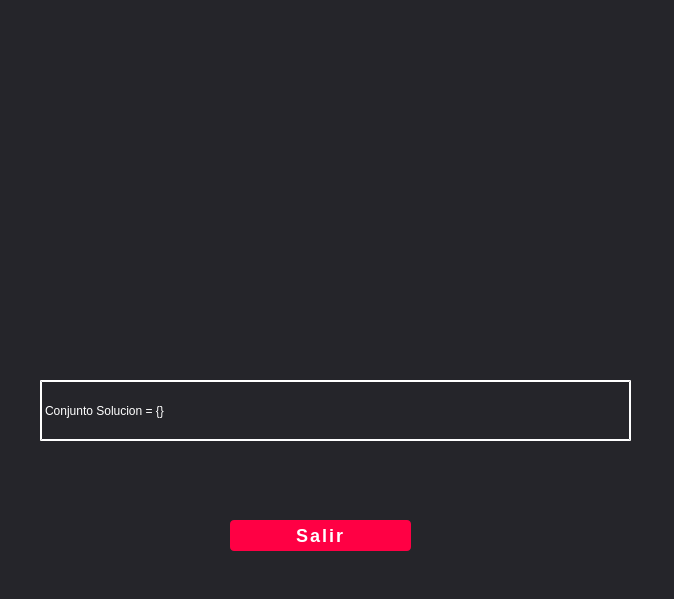
<?xml version="1.0" encoding="UTF-8"?>
<ui version="4.0">
 <class>Dialog</class>
 <widget class="QDialog" name="Dialog">
  <property name="geometry">
   <rect>
    <x>0</x>
    <y>0</y>
    <width>674</width>
    <height>599</height>
   </rect>
  </property>
  <property name="windowTitle">
   <string>Dialog</string>
  </property>
  <property name="styleSheet">
   <string notr="true">QMainWindow{
	background:Coral;
}

QWidget{
	background:#25252A;
}
QPushButton{

	color:white;
	background-color:rgb(255,0,68);
	font:57 11pt &quot;Ubuntu&quot;;
	border-radius:4px;
	letter-spacing: 2px;
	font-size:18px;

	font-weight: bold
}
QPushButton:hover{
	
	background-color:#25252A;
	border-color: #2d98da;
	border-width : 2px;
	border-style:inset;
	
}
QLabel{
	color:white;
	border-color:white;
	border-width : 2px;
	border-style:inset;
}
QSpinBox{
	color:white;
	border-color:white;
	background:#4b6584;
}
</string>
  </property>
  <widget class="QWidget" name="gridLayoutWidget">
   <property name="geometry">
    <rect>
     <x>100</x>
     <y>30</y>
     <width>451</width>
     <height>311</height>
    </rect>
   </property>
   <layout class="QGridLayout" name="gridLayout"/>
  </widget>
  <widget class="QLabel" name="label">
   <property name="geometry">
    <rect>
     <x>40</x>
     <y>380</y>
     <width>591</width>
     <height>61</height>
    </rect>
   </property>
   <property name="text">
    <string>Conjunto Solucion = {}</string>
   </property>
  </widget>
  <widget class="QPushButton" name="pushButton">
   <property name="geometry">
    <rect>
     <x>230</x>
     <y>520</y>
     <width>181</width>
     <height>31</height>
    </rect>
   </property>
   <property name="text">
    <string>Salir</string>
   </property>
  </widget>
 </widget>
 <resources/>
 <connections/>
</ui>
